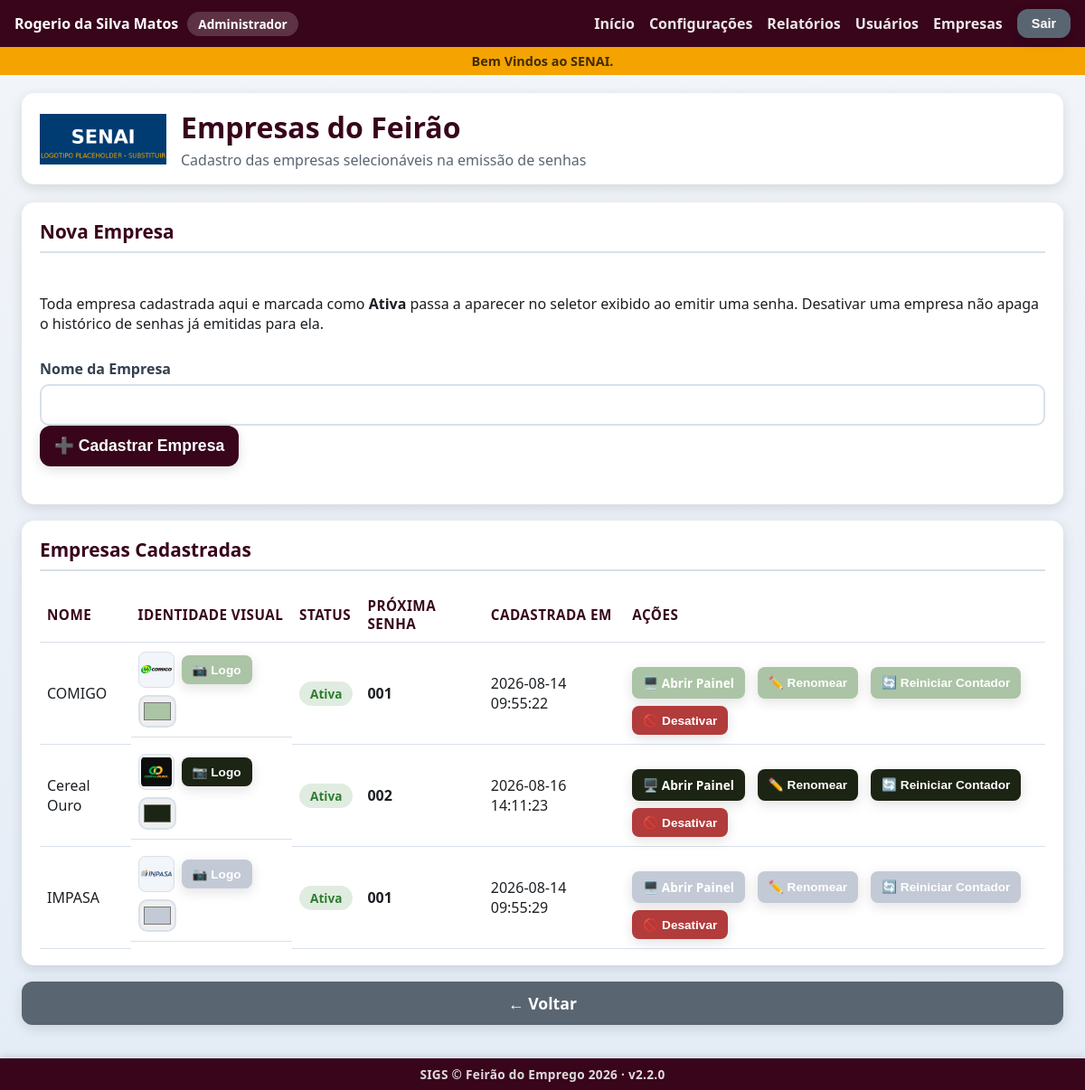
Page /admin/empresas (signed in) on the committed database.
### tables this page shows
CREATE TABLE usuarios (
            id INTEGER PRIMARY KEY AUTOINCREMENT,
            nome_completo TEXT NOT NULL,
            login TEXT NOT NULL UNIQUE,
            senha_hash TEXT NOT NULL,
            perfil TEXT NOT NULL DEFAULT 'atendente',
            ativo INTEGER NOT NULL DEFAULT 1,
            data_criacao TEXT NOT NULL,
            ultimo_login TEXT
        , empresa_id INTEGER REFERENCES empresas (id));

CREATE TABLE configuracoes (
                    chave TEXT PRIMARY KEY,
                    valor TEXT NOT NULL
                );

CREATE TABLE empresas (
                id INTEGER PRIMARY KEY AUTOINCREMENT,
                nome TEXT NOT NULL UNIQUE,
                ativa INTEGER NOT NULL DEFAULT 1,
                data_criacao TEXT NOT NULL
            , logo_path TEXT, cor_principal TEXT, contador_atual INTEGER NOT NULL DEFAULT 0);

### app.py (the view)
@app.route("/admin/empresas")
@auth.login_required
@auth.admin_required
def empresas_tela():
    empresas = database.listar_empresas()
    return render_template(
        "empresas.html",
        config=config_manager.obter_todas(),
        empresas=empresas,
    )

### app.py (called while the page is built)
@app.context_processor
def injetar_usuario_logado():
    usuario_sessao = auth.usuario_logado()
    identidade_empresa = None
    if usuario_sessao and usuario_sessao.get("perfil") == PerfilUsuario.RECRUTADOR:
        empresa_id = usuario_sessao.get("empresa_id")
        if empresa_id:
            empresa = database.obter_empresa_por_id(empresa_id)
            if empresa and (empresa.logo_path or empresa.cor_principal):
                identidade_empresa = {"logo_path": empresa.logo_path, "cor": empresa.cor_principal}
    return {
        "usuario_logado": usuario_sessao,
        "eh_admin": auth.eh_admin(),
        "sigs_versao": SIGS_VERSAO,
        "identidade_empresa": identidade_empresa,
    }

### auth.py (called while the page is built)
def usuario_logado() -> Optional[dict]:
    usuario_id = session.get(CHAVE_SESSAO_USUARIO_ID)
    if usuario_id is None:
        return None
    return {
        "id": usuario_id,
        "nome_completo": session.get(CHAVE_SESSAO_NOME),
        "login": session.get(CHAVE_SESSAO_LOGIN),
        "perfil": session.get(CHAVE_SESSAO_PERFIL),
        "guiche": session.get(CHAVE_SESSAO_GUICHE),
        "empresa_id": session.get(CHAVE_SESSAO_EMPRESA_ID),
        "empresa_nome": session.get(CHAVE_SESSAO_EMPRESA_NOME),
    }

def eh_admin() -> bool:
    return session.get(CHAVE_SESSAO_PERFIL) == PerfilUsuario.ADMIN

def admin_required(funcao_view):
    @wraps(funcao_view)
    def wrapper(*args, **kwargs):
        if not eh_admin():
            if _requisicao_eh_api():
                return jsonify({"sucesso": False, "erro": "Acesso restrito a administradores."}), 403
            flash("Esta área é restrita a administradores.", "erro")
            return redirect(url_for("index"))
        return funcao_view(*args, **kwargs)
    return wrapper

### config.py (called while the page is built)
    def _conectar(self) -> sqlite3.Connection:
        conexao = sqlite3.connect(str(DATABASE_PATH), timeout=10, check_same_thread=False)
        conexao.row_factory = sqlite3.Row
        return conexao

### database.py (called while the page is built)
@contextmanager
def get_connection() -> Generator[sqlite3.Connection, None, None]:
    conexao = sqlite3.connect(str(DATABASE_PATH), timeout=10, check_same_thread=False)
    conexao.row_factory = sqlite3.Row
    conexao.execute("PRAGMA journal_mode = WAL")
    conexao.execute("PRAGMA foreign_keys = ON")
    try:
        yield conexao
    finally:
        conexao.close()

### models.py (called while the page is built)
    def to_dict(self) -> dict:
        return asdict(self)

### templates/empresas.html (shortened to what this page needs)
{% extends "layout.html" %}
{% block conteudo %}
<div class="pagina pagina-empresas">
    <header class="cabecalho">
        <img class="logo" src="{{ url_for('static', filename='img/logo.png') }}" alt="Logo SENAI">
        <div class="titulo-evento">
            <h1>Empresas do Feirão</h1>
            <p>Cadastro das empresas selecionáveis na emissão de senhas</p>
        </div>
    </header>
    <main class="conteudo-principal">
        <section class="card card-formulario">
            <h2>Nova Empresa</h2>
            <p>
                Toda empresa cadastrada aqui e marcada como <strong>Ativa</strong>
                passa a aparecer no seletor exibido ao emitir uma senha.
                Desativar uma empresa não apaga o histórico de senhas já
                emitidas para ela.
            </p>
            <form id="form-nova-empresa">
                <div class="campos-identificacao">
                    <label>
                        Nome da Empresa
                        <input type="text" id="nova-empresa-nome" required>
                    </label>
                </div>
                <button type="submit" class="botao botao-primario">➕ Cadastrar Empresa</button>
                <div id="nova-empresa-mensagem" class="mensagem-status"></div>
            </form>
        </section>
        <section class="card">
            <h2>Empresas Cadastradas</h2>
            <table class="tabela-fila">
                <thead>
                    <tr>
                        <th>Nome</th>
                        <th>Identidade Visual</th>
                        <th>Status</th>
                        <th>Próxima Senha</th>
                        <th>Cadastrada em</th>
                        <th>Ações</th>
                    </tr>
                </thead>
                <tbody id="empresas-corpo">
                    {% for empresa in empresas %}
                    <tr data-empresa-id="{{ empresa.id }}" style="--cor-empresa: {{ empresa.cor_principal or 'var(--cor-principal-clara)' }};">
                        <td class="celula-nome-empresa">{{ empresa.nome }}</td>
                        <td class="identidade-visual-empresa">
                            <img class="logo-empresa-preview"
                                 id="logo-preview-{{ empresa.id }}"
                                 src="{% if empresa.logo_path %}{{ url_for('static', filename=empresa.logo_path) }}{% else %}{{ url_for('static', filename='img/logo.png') }}{% endif %}"
                                 alt="Logo {{ empresa.nome }}">
                            <button type="button" class="botao botao-secundario botao-acao-pequeno btn-upload-logo"
                                    data-target="logo-input-{{ empresa.id }}">
                                📷 Logo
                            </button>
                            <input type="color" class="input-cor-empresa" data-empresa-id="{{ empresa.id }}"
                                   value="{{ empresa.cor_principal or '#003C71' }}" title="Cor da empresa">
                        </td>
                        <td>
                            <span class="status-badge-{{ 'ativo' if empresa.ativa else 'inativo' }}">
                                {{ 'Ativa' if empresa.ativa else 'Inativa' }}
                            </span>
                        </td>
                        <td class="celula-proxima-senha" id="proxima-senha-{{ empresa.id }}">
                            {{ '%03d' | format(empresa.contador_atual + 1) }}
                        </td>
                        <td>{{ empresa.data_criacao }}</td>
                        <td class="acoes-usuario">
                            <a class="botao botao-secundario botao-acao-pequeno"
                               href="{{ url_for('painel_empresa', empresa_id=empresa.id) }}" target="_blank">
                                🖥️ Abrir Painel
                            </a>
                            <button class="botao botao-secundario botao-acao-pequeno btn-renomear-empresa" data-empresa-id="{{ empresa.id }}" data-empresa-nome="{{ empresa.nome }}">
                                ✏️ Renomear
                            </button>
                            <button class="botao botao-secundario botao-acao-pequeno btn-reiniciar-contador-empresa"
                                    data-empresa-id="{{ empresa.id }}" data-empresa-nome="{{ empresa.nome }}">
                                🔄 Reiniciar Contador
                            </button>
                            <button class="botao {{ 'botao-alerta' if empresa.ativa else 'botao-primario' }} botao-acao-pequeno btn-toggle-status-empresa"
                                    data-empresa-id="{{ empresa.id }}" data-ativa="{{ empresa.ativa | lower }}">
                                {{ '🚫 Desativar' if empresa.ativa else '✅ Ativar' }}
                            </button>
                        </td>
                    </tr>
                    {% else %}
                    <tr><td colspan="6">Nenhuma empresa cadastrada ainda.</td></tr>
                    {% endfor %}
                </tbody>
            </table>
        </section>
        <a href="{{ url_for('index') }}" class="botao botao-terciario">← Voltar</a>
    </main>
</div>
{% endblock %}

### templates/layout.html (shortened to what this page needs)
<!DOCTYPE html>
<html lang="pt-BR">
<head>
    <link rel="stylesheet" href="{{ url_for('static', filename='css/style.css') }}">
</head>
<body>
    {% if usuario_logado %}
    <div class="barra-usuario">
        <span class="barra-usuario-info">
            {{ usuario_logado.nome_completo }}
            <span class="barra-usuario-perfil">
                {% if eh_admin %}Administrador
                {% elif usuario_logado.perfil == 'emissor' %}Emissor de Senhas
                {% elif usuario_logado.perfil == 'recrutador' %}Recrutador{% if usuario_logado.empresa_nome %} — {{ usuario_logado.empresa_nome }}{% endif %}
                {% else %}Atendente
                {% endif %}
            </span>
        </span>
        <span class="barra-usuario-acoes">
            <a href="{{ url_for('index') }}">Início</a>
            {% if eh_admin %}
                <a href="{{ url_for('configuracoes_tela') }}">Configurações</a>
                <a href="{{ url_for('relatorios_tela') }}">Relatórios</a>
                <a href="{{ url_for('usuarios_tela') }}">Usuários</a>
                <a href="{{ url_for('empresas_tela') }}">Empresas</a>
            {% endif %}
            <form method="POST" action="{{ url_for('logout_tela') }}" class="form-logout">
                <button type="submit" class="botao botao-terciario botao-sair">Sair</button>
            </form>
        </span>
    </div>
    {% if config and config.frase_menu %}
    <div class="barra-mensagem">{{ config.frase_menu }}</div>
    {% endif %}
    {% endif %}
    {% block conteudo %}{% endblock %}
    {% if request.endpoint != 'painel' %}
    <footer class="rodape-sigs">
        SIGS &copy; {{ config.nome_evento if config else 'SENAI' }} &middot; v{{ sigs_versao }}
    </footer>
    {% endif %}
</body>
</html>

### rows in the picture
usuarios: nome_completo "Rogerio da Silva Matos"
configuracoes: frase_menu "Bem Vindos ao SENAI."
empresas: nome "COMIGO", logo_path (picture), cor_principal "#abc4a5", ativa "Ativa", empresa.contador_atual+1 "001", data_criacao "2026-08-14 09:55:22", ativa "🚫 Desativar"
empresas: nome "Cereal Ouro", logo_path (picture), cor_principal "#1c2414", ativa "Ativa", empresa.contador_atual+1 "002", data_criacao "2026-08-16 14:11:23", ativa "🚫 Desativar"
empresas: nome "IMPASA", logo_path (picture), cor_principal "#c3cad6", ativa "Ativa", empresa.contador_atual+1 "001", data_criacao "2026-08-14 09:55:29", ativa "🚫 Desativar"
configuracoes: valor "Feirão do Emprego 2026"

### other values in the picture
{{ sigs_versao }} "2.2.0"
